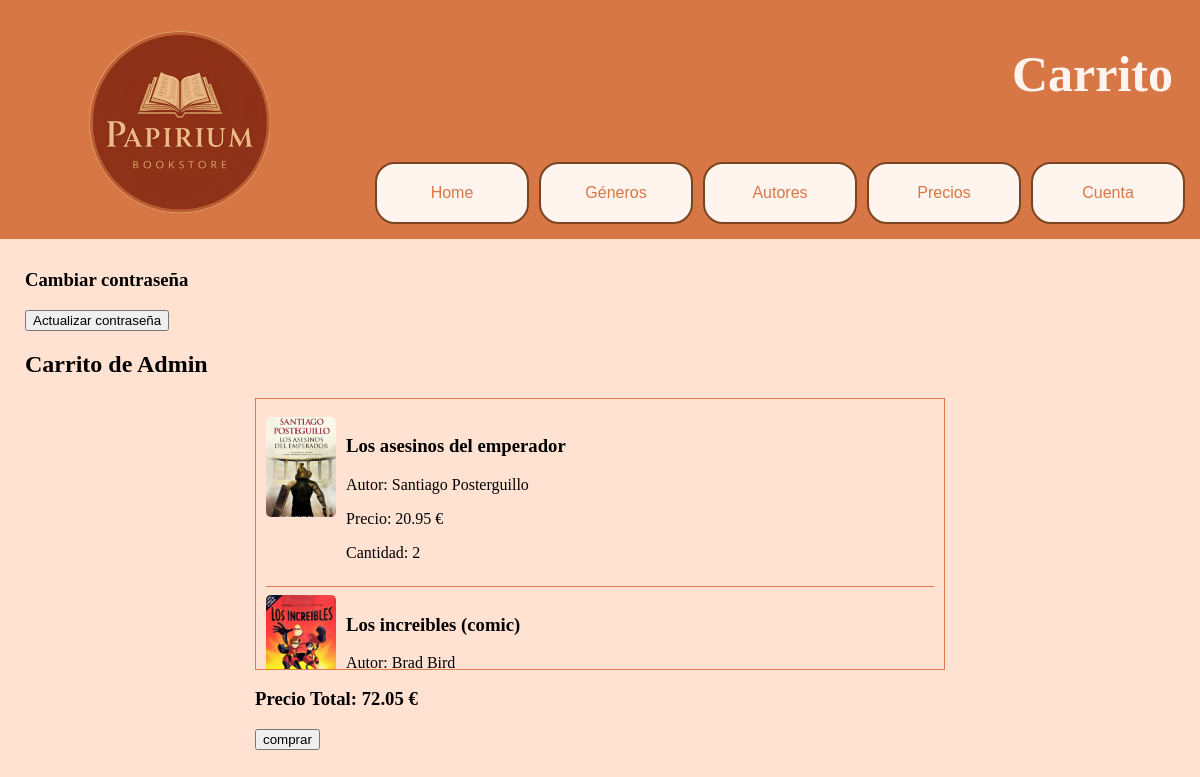
The app's page /app/carrito/ (signed in), older data.
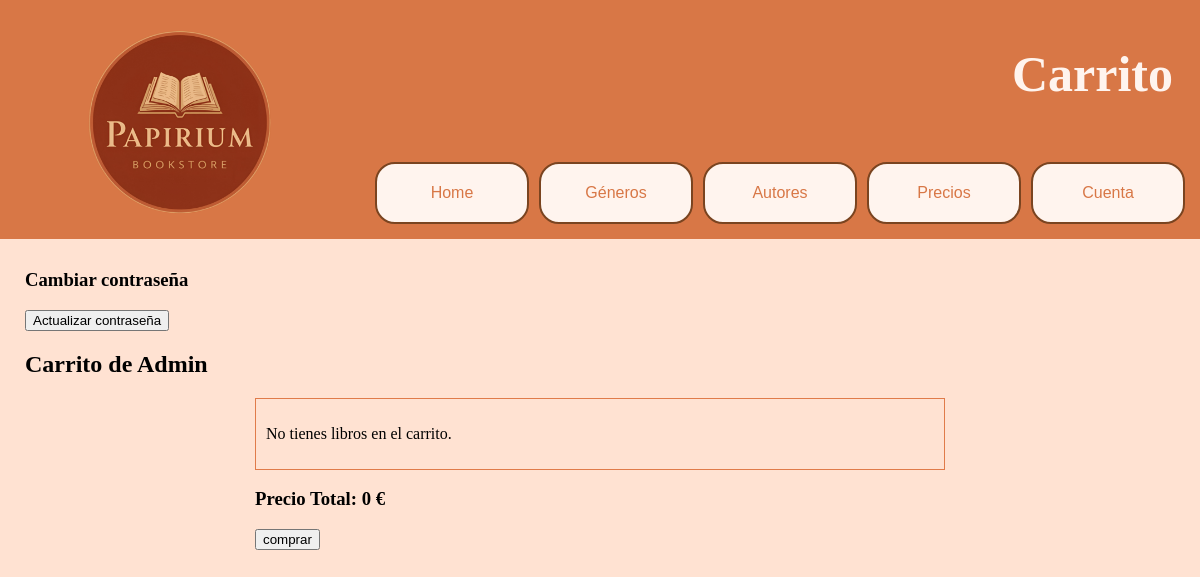
The same page, newer data.
### appLibreria/models.py (models this page shows, shortened)
class CarritoItem(models.Model):
    carrito = models.ForeignKey('Carrito', related_name='items', on_delete=models.CASCADE)#Para invocar los libros que contiene el carrito utilizamos items
    libro = models.ForeignKey(Libro, on_delete=models.CASCADE)
    cantidad = models.PositiveIntegerField(default=1)

class Libro(models.Model):
    isbn=models.CharField(max_length=13,primary_key=True)
    titulo=models.CharField(max_length=100)
    imagen=models.ImageField(upload_to='',null=True)#El uploadto es si en media tenemos subcarpetas deberiamos de especificar pero en este caso no
    descripcion=models.CharField(max_length=300)
    fecha_publicacion=models.DateField()#Importante: No hay en django una función que solo se pueda poner año y mes
    precio=models.FloatField()
    num_paginas=models.IntegerField()
    stock=models.IntegerField()
    autor=models.ForeignKey(Autor,on_delete=models.CASCADE)
    editorial=models.ForeignKey(Editorial,on_delete=models.CASCADE)
    class Genero(models.TextChoices):
        historico= "H", "Historico" #Se pone dos veces ya que el primer valor es lo que se guarda en la bd y la segunda lo que se vera en las templates
        romance= "R", "Romance"
        accion= "A", "Acción"
        fantasia= "F", "Fantasía"
    genero=models.CharField(max_length=1,choices=Genero.choices)#Se limita la elección a las de genero
    class Idioma(models.TextChoices):
        espaniol="ESP", "Español"
        euskera="EUS", "Euskera"
        ingles="ENG", "Ingles"
    idioma=models.CharField(max_length=3,choices=Idioma.choices)

class Autor(models.Model):
    nombre=models.CharField(max_length=50)#No se pone la id por que la base de datos asigna automaticamente la id

class Carrito(models.Model):
    usuario=models.OneToOneField(User, on_delete=models.CASCADE)
    @property
    def total(self):
        return sum(item.libro.precio * item.cantidad for item in self.items.all()) #EN vez de atributo es funcion, mas exacto y mas facil de utilizar

### appLibreria/views.py (the view)
# urls.py: path('carrito/', views.ver_carrito, name='ver_carrito'),
@login_required
def ver_carrito(request):
    carrito ,creado = models.Carrito.objects.get_or_create(usuario=request.user)# Esta con coma ya que aqui se crea el carrito una vez que el usuario accede por primera vez o detecta si esta creado, por lo tanto el carrito sería el tipo de item y el creado es true o false
    items=carrito.items.all()#Obtenemos los libros con su precio y la cantidad de los mismos
    context = {
        'usuario': request.user,
        'carrito': carrito,
        'items':items,
        'total': carrito.total
    }
    return render(request, "carrito.html", context)

### appLibreria/templates/carrito.html (shortened to what this page needs)
{% extends "base.html"%}
{% block titleXD %}Carrito{%endblock%}
{%block main%}
<main>
    <div >
        <h3>Cambiar contraseña</h3>
        <form method="post" action="{% url 'actualizar_contraseña' %}">
            <button type="submit">Actualizar contraseña</button>
        </form>
    </div>
    <h2>Carrito de {{usuario.username}}</h2>
    <div class="carrito-contenedor">
        <div class="carrito-lista">
            {% if carrito.items.all %}
                {% for item in carrito.items.all %}
                <div class="carrito-item">
                    <img class="carrito-imagen"
                         src="{{ item.libro.imagen.url }}"
                         alt="{{ item.libro.titulo }}">
                    <div class="carrito-info">
                        <h3>{{ item.libro.titulo }}</h3>
                        <p>Autor: {{ item.libro.autor.nombre }}</p>
                        <p class="precio">Precio: {{ item.libro.precio }} €</p>
                        <p>Cantidad: {{ item.cantidad }}</p>
                    </div>
                </div>
                {% endfor %}
            {% else %}
                <p>No tienes libros en el carrito.</p>
            {% endif %}
        </div>
        <h3>Precio Total: {{carrito.total}} €</h3>
        <form action="{%url 'comprar'%}" method="post">
            <button type="submit">comprar</button>
        </form>
</main>
{%endblock%}

Row changes from the older to the newer data that the page shows:
removed CarritoItem: libro.imagen (picture), libro.titulo "Los asesinos del emperador", libro.autor.nombre "Santiago Posterguillo", libro.precio "20.95", cantidad "2"
removed CarritoItem: libro.imagen (picture), libro.titulo "Los increibles (comic)", libro.autor.nombre "Brad Bird"
computed for Carrito: total "72.05" → "0"
Text that changed along with them:
text now shown: "No tienes libros en el carrito."
